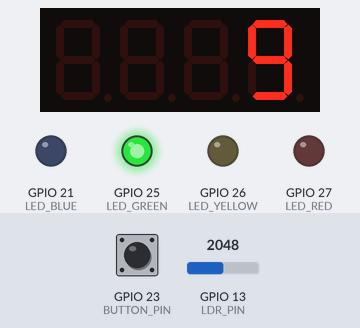
Recording of a program running on a simulated ESP32. Shown: 4-digit seven-segment display, output pins drawn as LEDs (lit = HIGH). Dashed ring = blinking. The inputs (shaded band) are chosen by the test bench; at power-on: GPIO 13 (LDR_PIN) = 2048, GPIO 23 (BUTTON_PIN) HIGH. What the program prints to the serial monitor is not drawn.

Above: at 1.6 s.
1.7 s: GPIO 13 (LDR_PIN) set to 1073
3.5 s: GPIO 13 (LDR_PIN) set to 961
At 3.9 s:
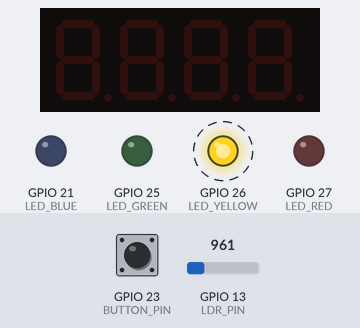
6.5 s: GPIO 13 (LDR_PIN) set to 1040
At 8.3 s:
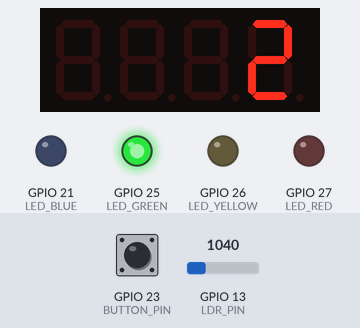
9.5 s: GPIO 23 (BUTTON_PIN) pulled LOW for 0.15 s
At 10.0 s:
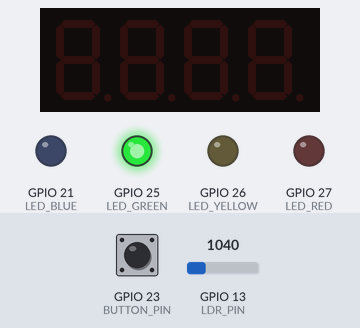
12.6 s: GPIO 23 (BUTTON_PIN) pulled LOW for 1 s
At 15.8 s:
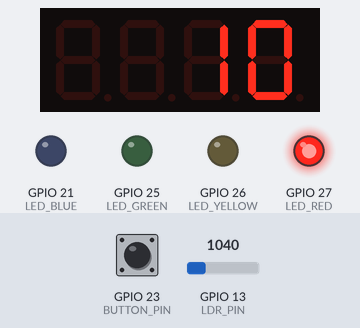
16.6 s: GPIO 23 (BUTTON_PIN) pulled LOW for 0.15 s
At 17.9 s:
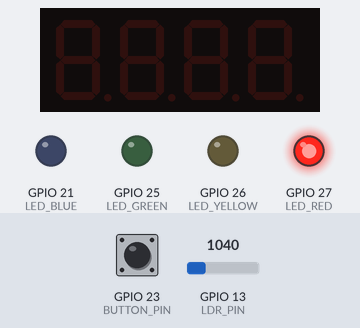
Timing chart, 0 to 19.6 s (numbered marks = the images above; inputs shaded):
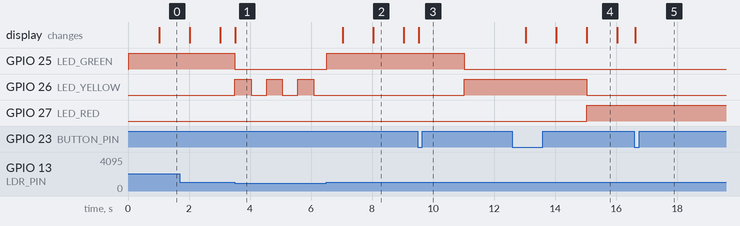

The program:

main.cpp
```cpp
#include <Arduino.h>
#include <TM1637Display.h>

// Định nghĩa chân kết nối
#define BUTTON_PIN 23
#define LED_BLUE 21
#define LED_GREEN 25
#define LED_YELLOW 26
#define LED_RED 27
#define LDR_PIN 13
#define CLK 18
#define DIO 19

// Khởi tạo đối tượng hiển thị TM1637
TM1637Display display(CLK, DIO);

// Biến toàn cục
int buttonState = 0;
int lastButtonState = HIGH;
bool displayOn = true;
int ldrValue = 0;
int countdown = 10;
unsigned long previousMillis = 0;
const long interval = 1000;
unsigned long blinkMillis = 0;
const long blinkInterval = 500;
const long debounceDelay = 50;
unsigned long lastDebounceTime = 0;
bool yellowBlinkState = false;

enum TrafficLightState { GREEN, YELLOW, RED };
TrafficLightState lightState = GREEN;

void setupPins() {
    pinMode(BUTTON_PIN, INPUT_PULLUP);
    pinMode(LED_BLUE, OUTPUT);
    pinMode(LED_GREEN, OUTPUT);
    pinMode(LED_YELLOW, OUTPUT);
    pinMode(LED_RED, OUTPUT);
    pinMode(LDR_PIN, INPUT);
    display.setBrightness(0x0F);
    display.showNumberDec(countdown);
    Serial.begin(115200);
}

void readLDR() {
    ldrValue = analogRead(LDR_PIN);
    Serial.print("LUX Value: ");
    Serial.println(ldrValue);
}
void checkButtonPress() {
    buttonState = digitalRead(BUTTON_PIN);
    if (buttonState == LOW && lastButtonState == HIGH && (millis() - lastDebounceTime) > debounceDelay) {
        displayOn = !displayOn;
        if (!displayOn) display.clear();
        lastDebounceTime = millis();
    }
    lastButtonState = buttonState;
}
void updateCountdown() {
    if (millis() - previousMillis >= interval) {
        previousMillis = millis();
        countdown--;
        if (countdown < 0) {
            switch (lightState) {
                case GREEN: lightState = YELLOW; countdown = 3; break;
                case YELLOW: lightState = RED; countdown = 10; break;
                case RED: lightState = GREEN; countdown = 10; break;
            }
        }
        if (displayOn) display.showNumberDec(countdown);
    }
}
void handleTrafficLights() {
    if (ldrValue < 1000) {
        digitalWrite(LED_GREEN, LOW);
        digitalWrite(LED_RED, LOW);
        if (millis() - blinkMillis >= blinkInterval) {
            blinkMillis = millis();
            yellowBlinkState = !yellowBlinkState;
            digitalWrite(LED_YELLOW, yellowBlinkState);
        }
        if (displayOn) display.clear();
    } else {
        digitalWrite(LED_GREEN, lightState == GREEN);
        digitalWrite(LED_YELLOW, lightState == YELLOW);
        digitalWrite(LED_RED, lightState == RED);
    }
}
void setup() {
    setupPins();
}

void loop() {
    readLDR();
    checkButtonPress();
    updateCountdown();
    handleTrafficLights();
}
```

Measured:
- the behaviour switches between 1000 and 999 on GPIO 13 (LDR_PIN) (found by bisection; images 0 and 1)
- after the input at 3.5 s, GPIO 25 (LED_GREEN): HIGH → LOW at once; GPIO 26 (LED_YELLOW): alternates HIGH for 0.51 s and LOW for 0.51 s, starting at once
- after the input at 6.5 s, GPIO 25 (LED_GREEN): LOW → HIGH at once; GPIO 26 (LED_YELLOW): stops changing and stays LOW; the display: first changes after 0.54 s (image 2 shows a later state)
- after the input at 12.6 s, the display: first changes after 0.44 s (image 4 shows a later state)
- what the display in image 2 shows lasts 1.0 s, from 8.0 s to 9.0 s
